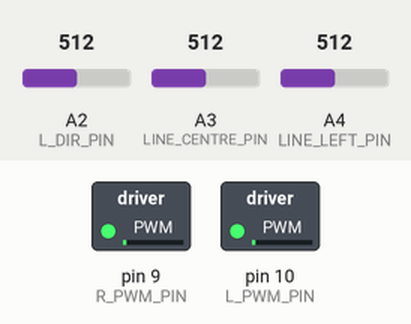
Recording of a sketch running on a simulated Arduino Uno, built with avr-gcc and run on an emulated ATmega328P. Parts: switched loads named in the sketch (green lamp = pin HIGH). Inputs (shaded band) come from the test bench; at power-on: A2 (L_DIR_PIN) = 512, A4 (LINE_LEFT_PIN) = 512, A3 (LINE_CENTRE_PIN) = 512. What the sketch prints to the serial monitor is not drawn.

Above: at 2.2 s.
2.3 s: A2 (L_DIR_PIN) set to 390
At 3.0 s:
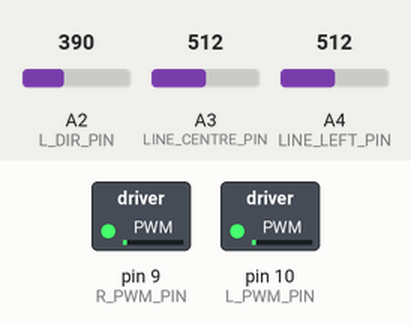
4.1 s: A2 (L_DIR_PIN) set to 418
At 4.6 s:
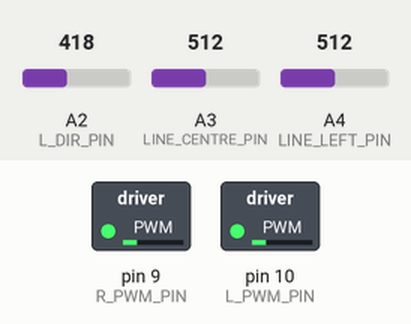
5.6 s: A4 (LINE_LEFT_PIN) set to 900
At 6.0 s:
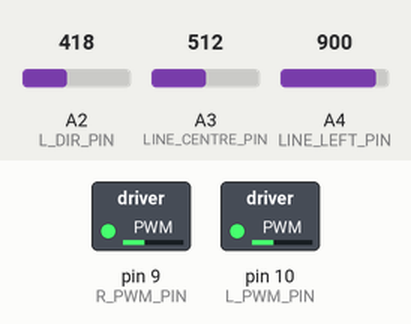
7.1 s: A3 (LINE_CENTRE_PIN) set to 122
At 8.3 s:
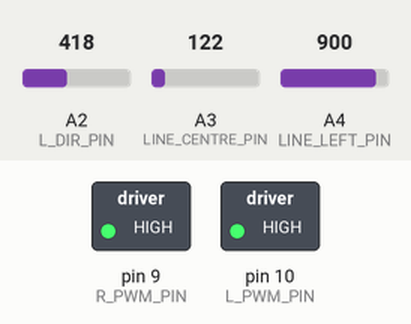
8.6 s: A3 (LINE_CENTRE_PIN) set to 410
At 9.7 s:
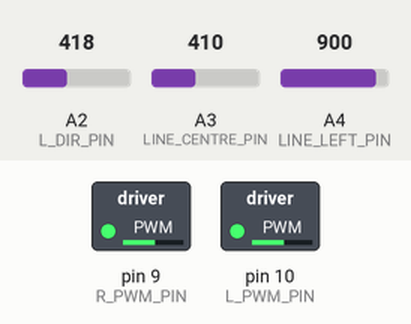
10.1 s: A4 (LINE_LEFT_PIN) set to 511
At 11.5 s:
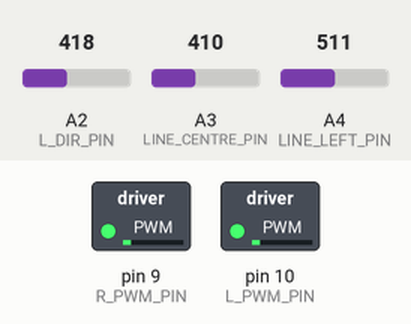
Timing chart, 0 to 13.1 s (numbered marks = the images above; inputs shaded):
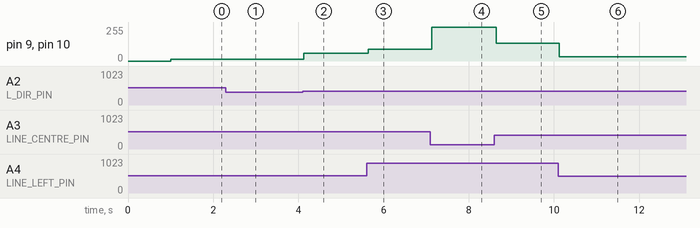

Measured:
- after the input at 2.3 s, pin 9 (R_PWM_PIN), pin 10 (L_PWM_PIN): 12/255 → 15/255 at once
- after the input at 4.1 s, pin 9 (R_PWM_PIN), pin 10 (L_PWM_PIN): 15/255 → 59/255 at once
- after the input at 5.6 s, pin 9 (R_PWM_PIN), pin 10 (L_PWM_PIN): 59/255 → 90/255 at once
- after the input at 7.1 s, pin 9 (R_PWM_PIN), pin 10 (L_PWM_PIN): 90/255 → 255/255 at once
- after the input at 8.6 s, pin 9 (R_PWM_PIN), pin 10 (L_PWM_PIN): 255/255 → 134/255 at once
- after the input at 10.1 s, pin 9 (R_PWM_PIN), pin 10 (L_PWM_PIN): 134/255 → 32/255 at once

The sketch:

Task3.4.ino
```cpp
#define LINE_LEFT_PIN A4
#define LINE_CENTRE_PIN A3
#define LINE_RIGHT_PIN A2

//Motor stuff
#define L_PWM_PIN 10
#define L_DIR_PIN 16
#define R_PWM_PIN  9
#define R_DIR_PIN 15

// Variables to remember our
// motor power for Left and Right.
// Byte stores 0 to 255


bool L_DIR_FWD=LOW;
bool R_DIR_FWD=LOW;

int l_power=0;
int r_power=0;
float LeftCalibrated;
float CentreCalibrated;
float RightCalibrated;

float TotalCalibrated;
float ProportionalLeft;
float ProportionalCentre;
float ProportionalRight;
float MeasurementControl;

int Threshold;

class lineSensor_c {

  public:

    int pin;
    //Here we create class value for average_SensorRead from 10 collections
    float average_SensorRead;

    float sensorValue;

    float calibratedSensor;

    // Constructor, accepts a pin number as
    // argument and sets this as input. Similar to setup() for a class.
    lineSensor_c( int which_pin ) {

       // Record which pin we used.
       pin = which_pin;

       // Set this pin to input.
       pinMode( pin, INPUT );
    };

    // Class function defined later
    float sensorRead();

    //Here we call function calibrate
    float averageSensorValue();

    float readCalibrated();

    bool onLine();

  };


float lineSensor_c::sensorRead(){
  float value;
  value=analogRead(pin);
  sensorValue=value;
  return value;
}
//-----* global array lengrh 10, add 1 during loop()

float lineSensor_c::averageSensorValue() {
  float value;
  int countCalibration=0;
  float sum=0;

  do{
    value=analogRead(pin);
    sum+=value;
    countCalibration+=1;
  } while (countCalibration<10);

  float sumAverageRead=sum/10;
  average_SensorRead=sumAverageRead;
  return average_SensorRead;
}


float lineSensor_c::readCalibrated() {
  calibratedSensor=sensorValue-average_SensorRead;
  return calibratedSensor;
}

bool lineSensor_c::onLine() {
  if (sensorValue<400) {
    return false;
  } else {
    return true;
  }
}


void BangBang(int Threshold, float LeftCalibrated, float CentreCalibrated, float RightCalibrated) {
  //Its above Threshold when its on black, below when on white.
  TotalCalibrated=LeftCalibrated+CentreCalibrated+RightCalibrated;
  ProportionalLeft=LeftCalibrated/TotalCalibrated;
  ProportionalCentre=CentreCalibrated/TotalCalibrated;
  ProportionalRight=RightCalibrated/TotalCalibrated;

  MeasurementControl=ProportionalLeft-ProportionalRight;

  //High value sensor read = black tape
  L_DIR_FWD=LOW;
  R_DIR_FWD=LOW;

  //When ProportionalRight>ProportionalLeft, M<1, black tpe under right but not left
  if (MeasurementControl<-0.04) {
    r_power=(50*(-MeasurementControl))+9;
    l_power=(50*(-MeasurementControl))+9;
    L_DIR_FWD=HIGH;
    R_DIR_FWD=LOW;
  }
  else if (MeasurementControl>0.04) {
    l_power=(50*(MeasurementControl))+9;
    r_power=(50*(MeasurementControl))+9;
    L_DIR_FWD=LOW ;
    R_DIR_FWD=HIGH;
  }
  else {
    l_power=12;
    r_power=12;
    L_DIR_FWD=LOW;
    R_DIR_FWD=LOW;
  }

  Serial.print(MeasurementControl);
  Serial.print(", ");
  Serial.print(l_power);
  Serial.print(", ");
  Serial.print(r_power);
  Serial.print("\n");
}

void driveStraight(float LeftPower, float RightPower) {
    L_DIR_FWD=LOW;
    R_DIR_FWD=LOW;
    l_power=LeftPower;
    r_power=RightPower;
}


lineSensor_c LeftSensor(LINE_LEFT_PIN);
lineSensor_c CentreSensor(LINE_CENTRE_PIN);
lineSensor_c RightSensor(LINE_RIGHT_PIN);

void setup() {

  // Start up the Serial for debugging.
  Serial.begin(9600);
  delay(1000);
  // Print reset so we can catch any reset error.
  Serial.println(" ***Reset*** ");

//Used to calibrate
  float Left=RightSensor.averageSensorValue();
  float Centre=CentreSensor.averageSensorValue();
  float Right=LeftSensor.averageSensorValue();
}

void loop() {

  float Left=LeftSensor.sensorRead();
  float Centre=CentreSensor.sensorRead();
  float Right=RightSensor.sensorRead();

  float LeftCalibrated=LeftSensor.readCalibrated();
  float CentreCalibrated=CentreSensor.readCalibrated();
  float RightCalibrated=RightSensor.readCalibrated();

  if (LeftSensor.onLine() && RightSensor.onLine()) {
    BangBang(100, LeftCalibrated, CentreCalibrated, RightCalibrated);
    Serial.print("on line");
  } else {
    driveStraight(15,15);
    Serial.print("Not on line");
  }

  digitalWrite( L_DIR_PIN, L_DIR_FWD);
  digitalWrite( R_DIR_PIN,  R_DIR_FWD);

  analogWrite( L_PWM_PIN, l_power);
  analogWrite( R_PWM_PIN, r_power );


  /*float LeftSensorRead = analogRead(LINE_LEFT_PIN);
  float CentreSensorRead=analogRead(LINE_CENTRE_PIN);
  float RightSensorRead=analogRead(LINE_RIGHT_PIN);*/

  /*Serial.print(LeftCalibrated);
  Serial.print(", ");
  Serial.print(CentreCalibrated);
  Serial.print(", ");
  Serial.print(RightCalibrated);
  Serial.print(", ");
  Serial.print(LeftMotorDrive);
  Serial.print(", ");
  Serial.print(RightMotorDrive);
  Serial.print("\n");*/
}
```
